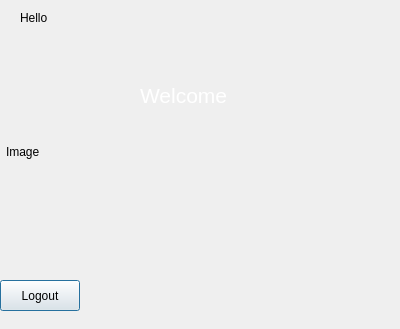
<?xml version="1.0" encoding="UTF-8"?>
<ui version="4.0">
 <class>WelcomeWindow</class>
 <widget class="QDialog" name="WelcomeWindow">
  <property name="geometry">
   <rect>
    <x>0</x>
    <y>0</y>
    <width>400</width>
    <height>329</height>
   </rect>
  </property>
  <property name="windowTitle">
   <string>Dialog</string>
  </property>
  <widget class="QLabel" name="labelHello">
   <property name="geometry">
    <rect>
     <x>20</x>
     <y>10</y>
     <width>151</width>
     <height>16</height>
    </rect>
   </property>
   <property name="text">
    <string>Hello</string>
   </property>
  </widget>
  <widget class="QLabel" name="labelImage">
   <property name="geometry">
    <rect>
     <x>6</x>
     <y>41</y>
     <width>341</width>
     <height>221</height>
    </rect>
   </property>
   <property name="text">
    <string>Image</string>
   </property>
  </widget>
  <widget class="QLabel" name="labelWelcome">
   <property name="geometry">
    <rect>
     <x>140</x>
     <y>80</y>
     <width>91</width>
     <height>31</height>
    </rect>
   </property>
   <property name="text">
    <string>&lt;html&gt;&lt;head/&gt;&lt;body&gt;&lt;p&gt;&lt;span style=&quot; font-size:16pt; color:#ffffff;&quot;&gt;Welcome&lt;/span&gt;&lt;/p&gt;&lt;/body&gt;&lt;/html&gt;</string>
   </property>
  </widget>
  <widget class="QPushButton" name="pushButtonLogout">
   <property name="geometry">
    <rect>
     <x>0</x>
     <y>280</y>
     <width>80</width>
     <height>31</height>
    </rect>
   </property>
   <property name="text">
    <string>Logout</string>
   </property>
  </widget>
 </widget>
 <resources/>
 <connections/>
</ui>
